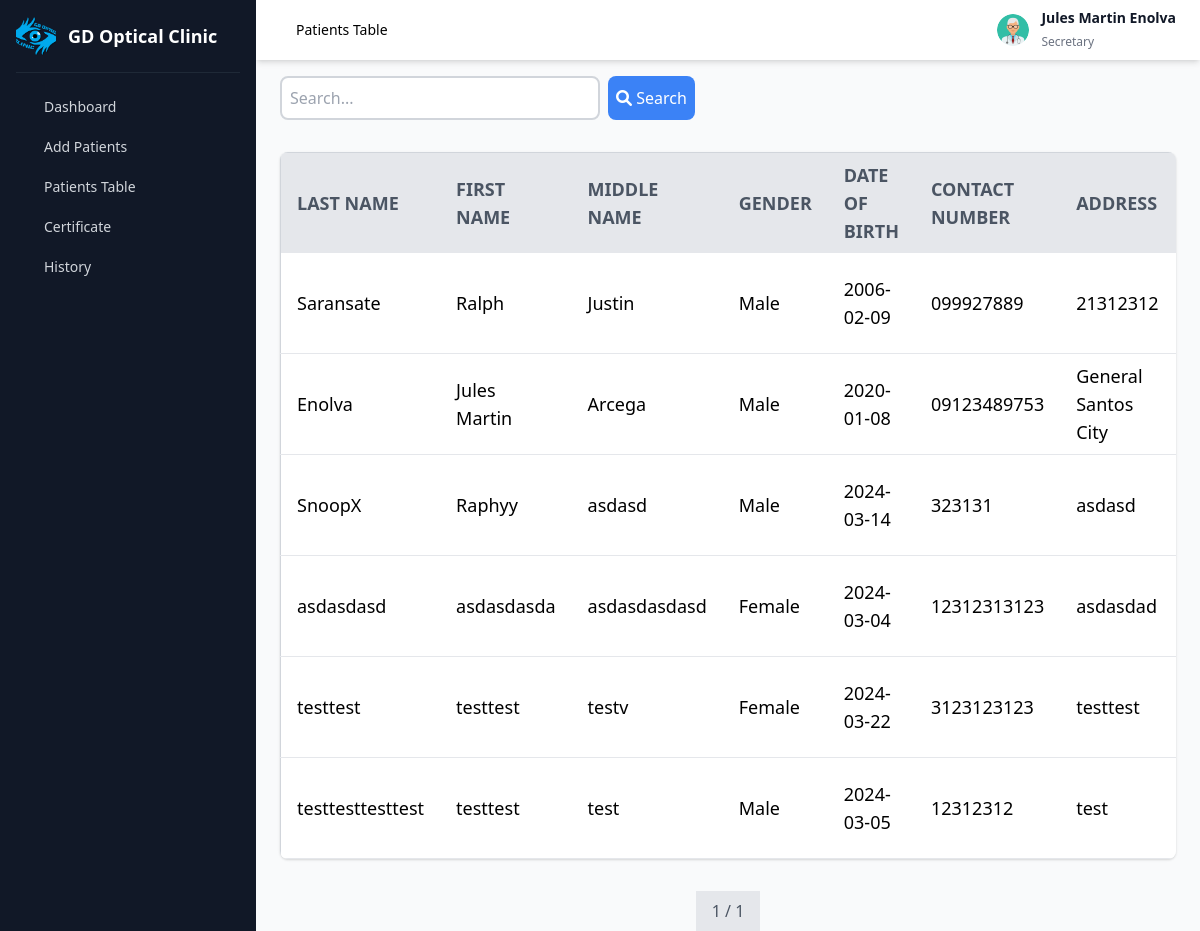
Page /pages/secretary_table.php (signed in) on the earlier database version.
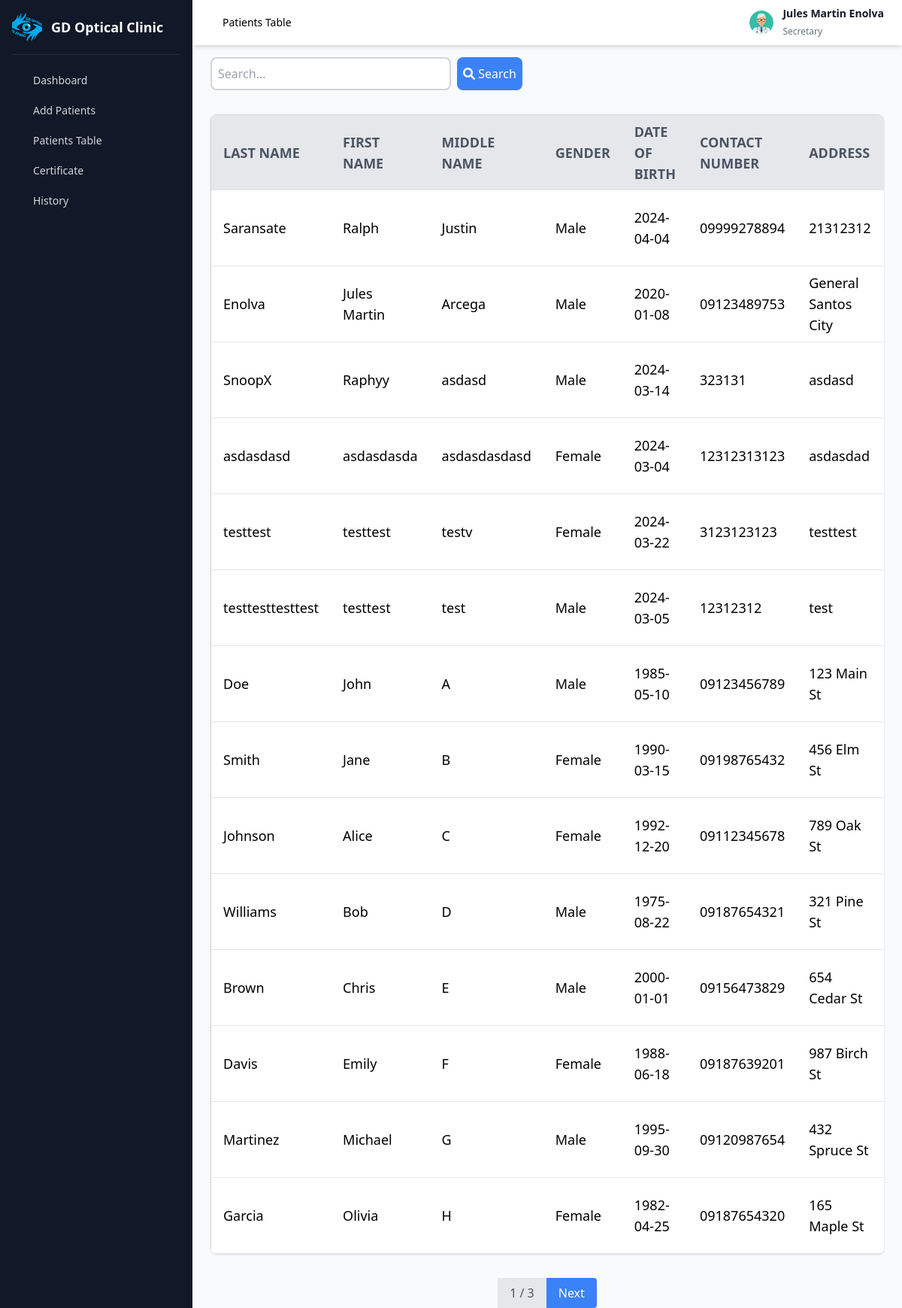
Same page on the later database version.
### tables this page shows
CREATE TABLE `patients` (
  `patients_id` int(6) NOT NULL,
  `first_name` varchar(255) NOT NULL,
  `last_name` varchar(255) NOT NULL,
  `middle_name` varchar(255) DEFAULT NULL,
  `address` varchar(255) NOT NULL,
  `medication_history` text DEFAULT NULL,
  `date_of_birth` date NOT NULL,
  `gender` varchar(10) NOT NULL,
  `contact_no` varchar(15) NOT NULL,
  `date_added` timestamp NOT NULL DEFAULT current_timestamp() ON UPDATE current_timestamp()
);

### pages/secretary_table.php (the view, shortened to what the changed rows need)
<?php
include('db.php');
$search = isset($_GET['search']) ? $_GET['search'] : '';
$page = isset($_GET['page']) ? (int)$_GET['page'] : 1;
$limit = 14;
$offset = ($page - 1) * $limit;
$sql = "SELECT patients_id, last_name, first_name, middle_name, gender, date_of_birth, contact_no, address, date_added FROM patients
        WHERE last_name LIKE ?
        OR first_name LIKE ?
        OR middle_name LIKE ?
        OR contact_no LIKE ?
        OR address LIKE ?
        OR date_added LIKE ?
        LIMIT ? OFFSET ?";
$stmt = $conn->prepare($sql);
$search_param = "%$search%";
if (!$stmt->bind_param("ssssssii", $search_param, $search_param, $search_param, $search_param, $search_param, $search_param, $limit, $offset)) {
    die("Error binding parameters: " . $stmt->error);
}
if (!$stmt->execute()) {
    die("Error executing statement: " . $stmt->error);
}
$result = $stmt->get_result();
$total_sql = "SELECT COUNT(*) FROM patients WHERE last_name LIKE ? OR first_name LIKE ? OR middle_name LIKE ? OR contact_no LIKE ? OR address LIKE ? OR date_added LIKE ?";
$total_stmt = $conn->prepare($total_sql);
$total_stmt->bind_param("ssssss", $search_param, $search_param, $search_param, $search_param, $search_param, $search_param);
$total_stmt->execute();
$total_result = $total_stmt->get_result();
$total_count = $total_result->fetch_row()[0];
$total_pages = ceil($total_count / $limit);
?>
<!DOCTYPE html>
<html lang="en">
<head>
    <link rel="stylesheet" href="https://cdnjs.cloudflare.com/ajax/libs/font-awesome/6.0.0-beta3/css/all.min.css">
    <link href="https://unpkg.com/tailwindcss@2.2.19/dist/tailwind.min.css" rel="stylesheet">
</head>
<body class="bg-gray-100">
    <main class="w-full md:w-[calc(100%-256px)] md:ml-64 bg-gray-50 min-h-screen transition-all main">
        <div class="table-container px-6 py-4">
            <div class="overflow-x-auto bg-white rounded-lg shadow">
                <table class="min-w-full bg-white border border-gray-300">
                    <thead>
                        <tr class="bg-gray-200 text-gray-600 text-left text-lg uppercase font-semibold">
                            <th class="py-2 px-4">Last Name</th>
                            <th class="py-2 px-4">First Name</th>
                            <th class="py-2 px-4">Middle Name</th>
                            <th class="py-2 px-4">Gender</th>
                            <th class="py-2 px-4">Date of Birth</th>
                            <th class="py-2 px-4">Contact Number</th>
                            <th class="py-2 px-4">Address</th>
                        </tr>
                    </thead>
                    <tbody>
                        <?php
                        if ($result->num_rows > 0) {
                            while($row = $result->fetch_assoc()) {
                                echo "<tr class='border-b border-gray-200 hover:bg-gray-100 text-lg'>
                                        <td class='py-2 px-4'>{$row['last_name']}</td>
                                        <td class='py-2 px-4'>{$row['first_name']}</td>
                                        <td class='py-2 px-4'>{$row['middle_name']}</td>
                                        <td class='py-2 px-4'>{$row['gender']}</td>
                                        <td class='py-2 px-4'>{$row['date_of_birth']}</td>
                                        <td class='py-2 px-4'>{$row['contact_no']}</td>
                                        <td class='py-2 px-4'>{$row['address']}</td>
                                        <td class='py-2 px-4'>{$row['date_added']}</td>
                                        <td class='py-2 px-4'>
                                            <a href='secretary_view.php?id={$row['patients_id']}' class='action-btn view text-blue-500 hover:text-blue-700'><i class='fa fa-eye'></i></a>
                                        </td>
                                      </tr>";
                            }
                        } else {
                            echo "<tr><td colspan='9' class='py-2 px-4 text-center text-gray-500'>No records found</td></tr>";
                        }
                        ?>
                    </tbody>
                </table>
            </div>
        </div>
        <div class="flex justify-center mt-4">
            <span class="px-4 py-2 bg-gray-200 text-gray-600"><?php echo $page; ?> / <?php echo $total_pages; ?></span>
            <?php if ($page < $total_pages): ?>
                <a href="?page=<?php echo $page + 1; ?>&search=<?php echo htmlspecialchars($search); ?>" class="px-4 py-2 bg-blue-500 text-white rounded-r hover:bg-blue-600">Next</a>
            <?php endif; ?>
        </div>
    </main>
    <?php include('secretary_homepage.php'); ?>
</body>
</html>

Differences in the rows shown:
changed patients "Saransate": date_of_birth "2006-02-09" → "2024-04-04"; contact_no "099927889" → "09999278894"
added patients: last_name "Doe", first_name "John", middle_name "A", gender "Male", date_of_birth "1985-05-10", contact_no "09123456789", address "123 Main St"
added patients: last_name "Smith", first_name "Jane", middle_name "B", gender "Female", date_of_birth "1990-03-15", contact_no "09198765432", address "456 Elm St"
added patients: last_name "Johnson", first_name "Alice", middle_name "C", gender "Female", date_of_birth "1992-12-20", contact_no "09112345678", address "789 Oak St"
added patients: last_name "Williams", first_name "Bob", middle_name "D", gender "Male", date_of_birth "1975-08-22", contact_no "09187654321", address "321 Pine St"
added patients: last_name "Brown", first_name "Chris", middle_name "E", gender "Male", date_of_birth "2000-01-01", contact_no "09156473829", address "654 Cedar St"
added patients: last_name "Davis", first_name "Emily", middle_name "F", gender "Female", date_of_birth "1988-06-18", contact_no "09187639201", address "987 Birch St"
added patients: last_name "Martinez", first_name "Michael", middle_name "G", gender "Male", date_of_birth "1995-09-30", contact_no "09120987654", address "432 Spruce St"
added patients: last_name "Garcia", first_name "Olivia", middle_name "H", gender "Female", date_of_birth "1982-04-25", contact_no "09187654320", address "165 Maple St"
Other differences:
$total_pages: "1" → "3"
text now shown: "Next"
